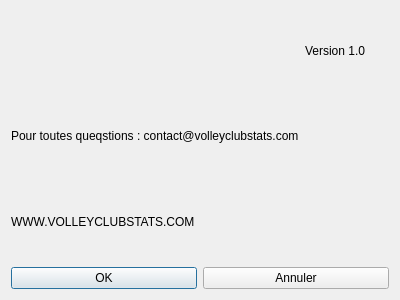
<?xml version="1.0" encoding="UTF-8"?>
<ui version="4.0">
 <class>FenetreContact</class>
 <widget class="QDialog" name="FenetreContact">
  <property name="geometry">
   <rect>
    <x>0</x>
    <y>0</y>
    <width>400</width>
    <height>300</height>
   </rect>
  </property>
  <property name="windowTitle">
   <string>Dialog</string>
  </property>
  <layout class="QGridLayout" name="gridLayout_3">
   <item row="0" column="0">
    <layout class="QGridLayout" name="gridLayout">
     <item row="0" column="1">
      <widget class="QLabel" name="label">
       <property name="text">
        <string>Version 1.0</string>
       </property>
      </widget>
     </item>
     <item row="1" column="0">
      <widget class="QLabel" name="label_2">
       <property name="text">
        <string>Pour toutes queqstions : contact@volleyclubstats.com</string>
       </property>
      </widget>
     </item>
     <item row="2" column="0">
      <widget class="QLabel" name="label_3">
       <property name="text">
        <string>WWW.VOLLEYCLUBSTATS.COM</string>
       </property>
      </widget>
     </item>
    </layout>
   </item>
   <item row="1" column="0">
    <layout class="QGridLayout" name="gridLayout_2">
     <item row="0" column="0">
      <widget class="QPushButton" name="pushButton">
       <property name="text">
        <string>OK</string>
       </property>
      </widget>
     </item>
     <item row="0" column="1">
      <widget class="QPushButton" name="pushButton_Annul">
       <property name="text">
        <string>Annuler</string>
       </property>
      </widget>
     </item>
    </layout>
   </item>
  </layout>
 </widget>
 <resources/>
 <connections/>
</ui>
